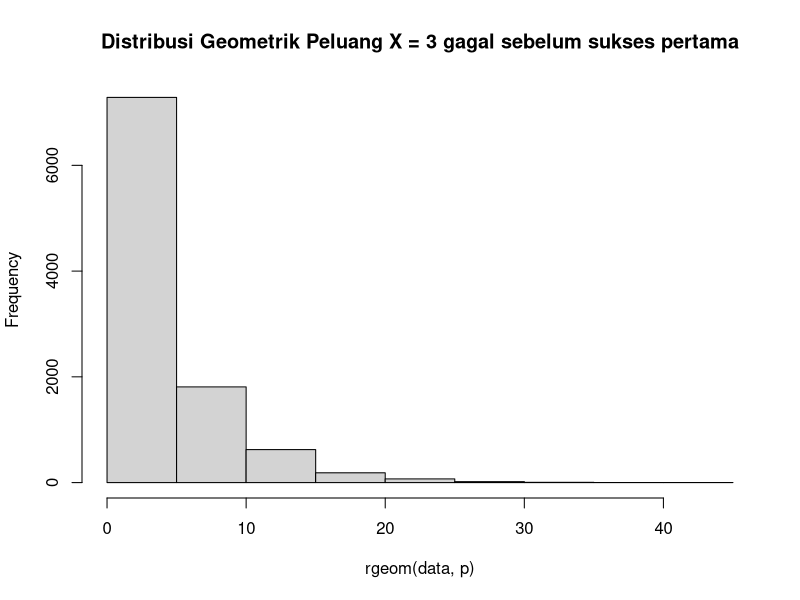
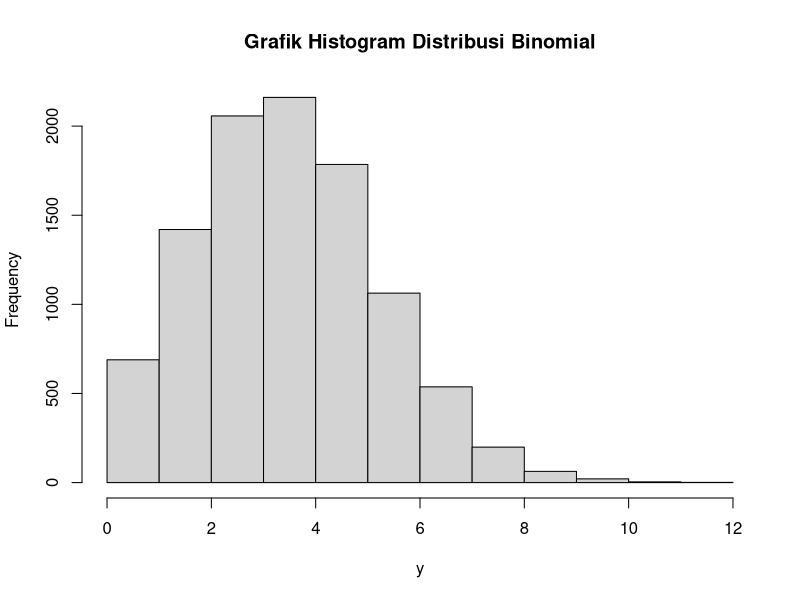
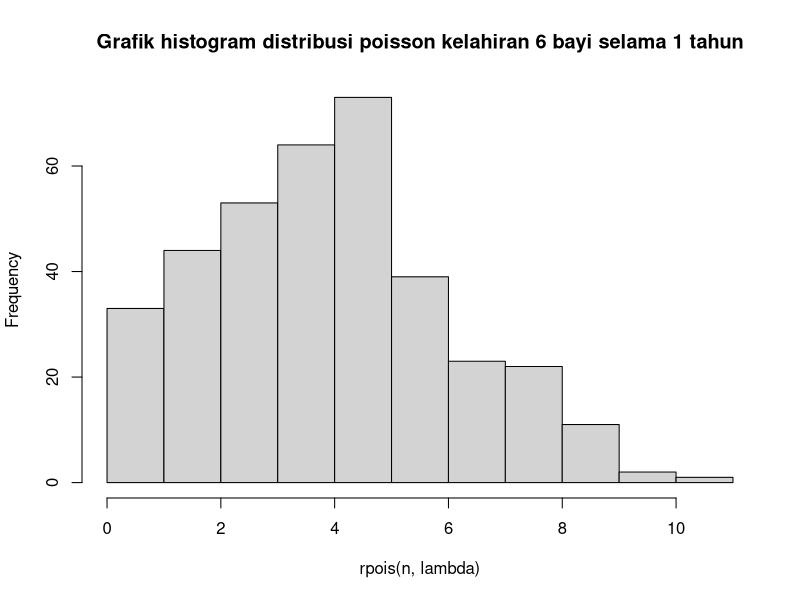
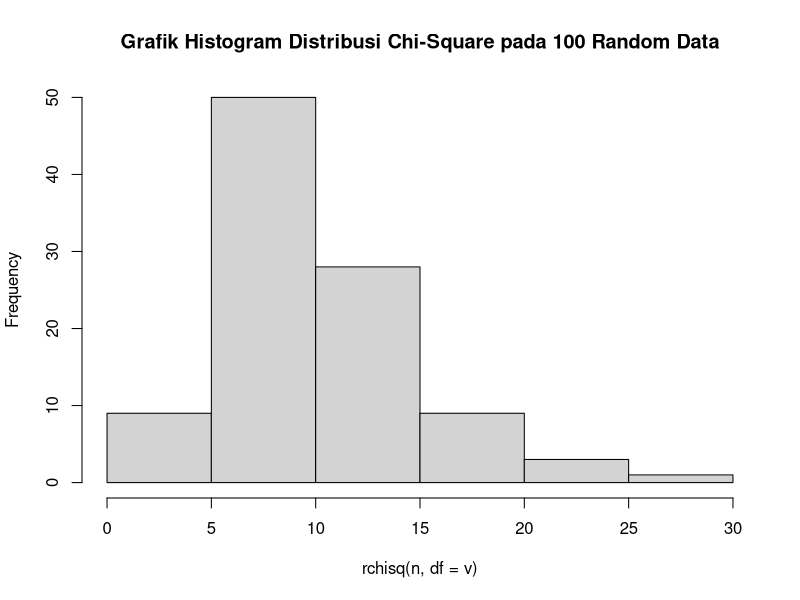
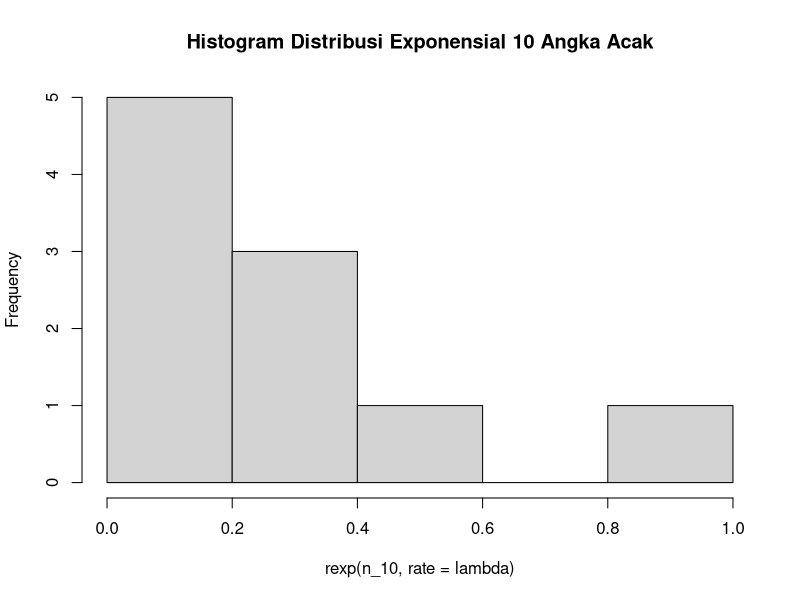
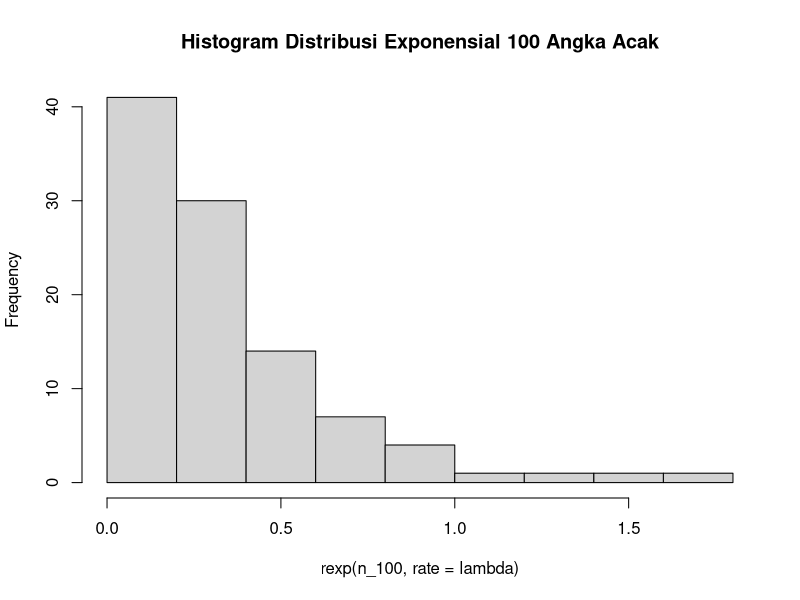
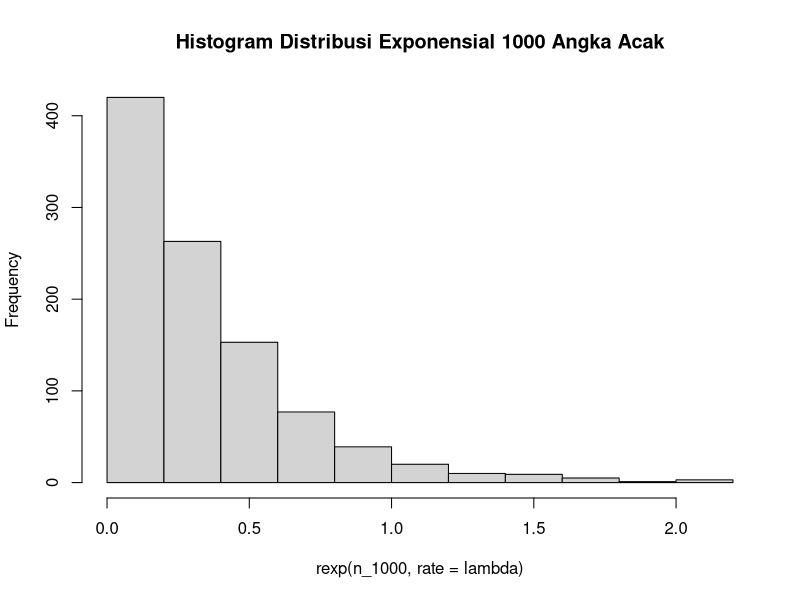
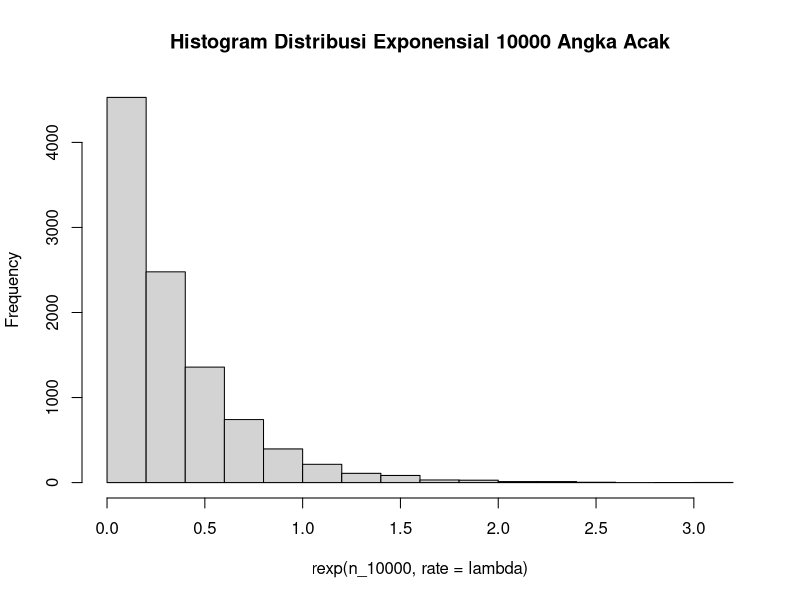

These figures' R source, in order:
# PRAKTIKUM MODUL 1 PROBSTAT
# Nama: Moh rosy haqqy aminy
# NRP: 5025211012

# SOAL 1
# 1.A
x <- 3
p <- 0.2
dgeom(x, p)
# hasil : [1] 0.1024

# 1.B
data <- 10000
p <- 0.2
x <- 3
mean((rgeom(data, p) == x))
# hasil : [1] 0.1054

# 1.C
# Pada poin a nilainya statis/tetap. sedangkan Pada poin b nilainya dinamis,
# tetapi mendekati nilai A.
# Sehingga dapat ditarik kesimpulan bahwa
# b menggunakan fungsi random, maka tentu hasilnya berbeda beda
# tetapi nilai poin b selalu mendekati poin a

# 1.D
data <- 10000
p <- 0.2
hist(rgeom(data, p), main = "Distribusi Geometrik Peluang X = 3 gagal sebelum sukses pertama")

# 1.E
p <- 0.2
q <- 1 - p
mean <- 1 / p
variance <- (q / (p^2))
mean
variance
# hasil : [1] 5
# hasil : [1] 20

# SOAL 2
# 2.A
n <- 20
x <- 4
p <- 0.2
dbinom(x, n, p)
# hasil : [1]  0.2181994

# 2.B
x <- 10000
n <- 20
p <- 0.2
y <- rbinom(x, n, p)
hist(y, main = "Grafik Histogram Distribusi Binomial")

# 2.C
p <- 0.2
q <- 1 - p
n <- 20
mean <- n * p
variance <- n * p * q
mean
variance
# hasil : [1] 4
# hasil : [1] 3.2

# SOAL 3
# 3.A
lambda <- 4.5
x <- 6
dpois(x, lambda)
# hasil : [1] 0.1281201

# 3.B
lambda <- 4.5
n <- 365
hist(rpois(n, lambda), main = "Grafik histogram distribusi poisson kelahiran 6 bayi selama 1 tahun")
a <- (rpois(n, lambda) == 6)
mean(a)
# hasil : [1] 0.1260274

# 3.C
# Pada poin a nilainya statis. Pada poin b nilainya dinamis,
# tetapi mendekati nilai a.

# 3.D
lambda <- 4.5
mean <- lambda
variance <- mean
mean
variance
# hasil : [1] 4.5
# hasil : [1] 4.5

# SOAL 4
# 4.A
x <- 2
v <- 10
dchisq(x, df = v)
# hasil : [1] 0.007664155

# 4.B
n <- 100
v <- 10
hist(rchisq(n, df = v), main = "Grafik Histogram Distribusi Chi-Square pada 100 Random Data")

# 4.C
v <- 10
mean <- v
variance <- v * 2
mean
variance
# hasil : [1] 10
# hasil : [1] 20

# SOAL 5
# 5.A
lambda <- 3
dexp(1, rate = lambda)
# hasil : [1] 0.1493612

# 5.B
lambda <- 3
set.seed(1)
n_10 <- 10
hist(rexp(n_10, rate = lambda), main = "Histogram Distribusi Exponensial 10 Angka Acak")

set.seed(1)
n_100 <- 100
hist(rexp(n_100, rate = lambda), main = "Histogram Distribusi Exponensial 100 Angka Acak")

set.seed(1)
n_1000 <- 1000
hist(rexp(n_1000, rate = lambda), main = "Histogram Distribusi Exponensial 1000 Angka Acak")

set.seed(1)
n_10000 <- 10000
hist(rexp(n_10000, rate = lambda), main = "Histogram Distribusi Exponensial 10000 Angka Acak")

# 5.C
lambda <- 3
n <- 100
set.seed(1)
mean <- mean(rexp(n, rate = lambda))
variance <- (sd(rexp(n, rate = lambda)))^2
mean
variance
# hasil : [1] 0.3435588
# hasil : [1] 0.06560765

# SOAL 6
# 6.A
n <- 100
mean <- 50
sd <- 8
data <- rnorm(n, mean, sd)
rata <- mean(data)
x1 <- floor(rata)
x2 <- ceiling(rata)
x1
x2
rata
z <- (data - rata) / sd(data)
plot(z, main = "Grafik Z-Score")

# Soal 6B
n <- 100
mean <- 50
sd <- 8
data <- rnorm(n, mean, sd)
hist(data, 50, main = "5025211012_Moh Rosy Haqqy Aminy_Probstat_A_DNhistogram ")

# Soal 6C
n <- 100
mean <- 50
sd <- 8
data <- rnorm(n, mean, sd)
sdd <- sd(data)
variance <- sdd * sdd
variance
